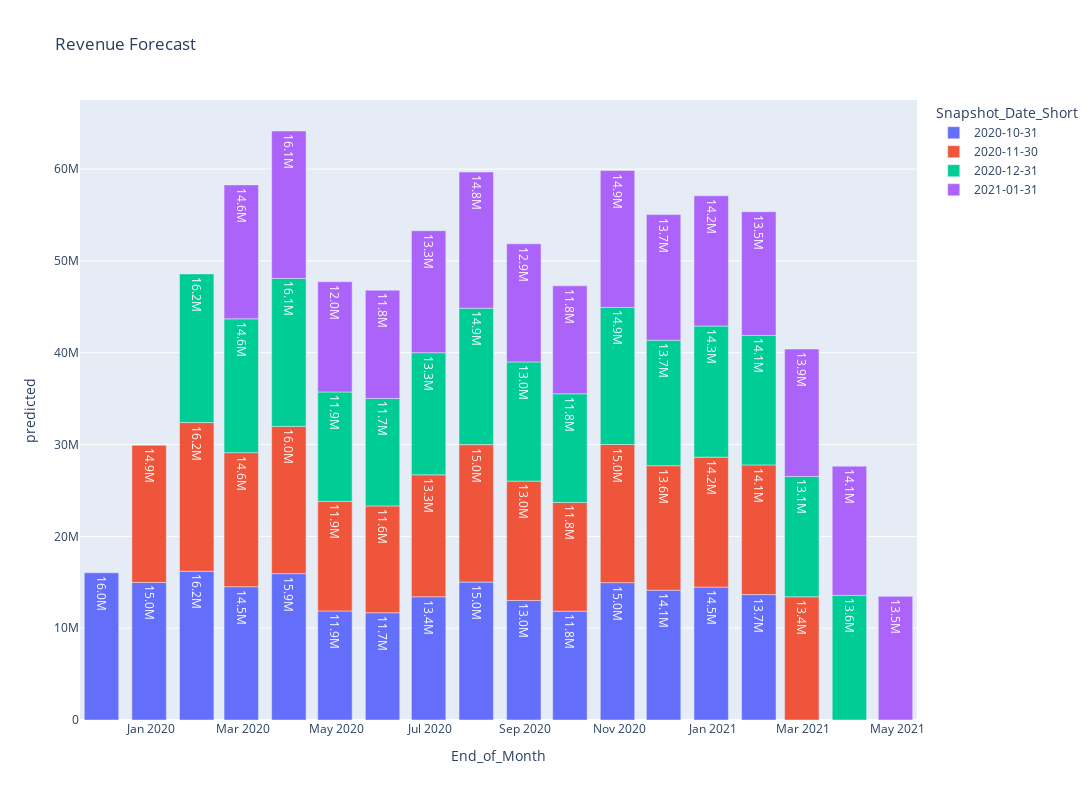

The notebook cell saved with this chart:
### Code cell
#!/usr/bin/python
# -*- coding: utf-8 -*-
import plotly.express as px
fig_width = 1600
fig_height = 800
df = df
x = 'End_of_Month'
y = 'predicted'
y1 = 'Pipeline'
y2 = 'Revenue'
color = 'Snapshot_Date_Short'
fig = px.bar(
    df,
    x=x,
    y=y,
    color=color,
    text=y,
    width=fig_width,
    height=fig_height,
    title='Revenue Forecast',
    )
fig.update_traces(texttemplate='%{text:.3s}', textposition='auto',
                  textfont_color='white')
fig.update_layout(uniformtext_minsize=8, uniformtext_mode='hide')
fig.show()

### Figure 1 — Plotly figure (JSON) as saved in the notebook; plotly's stock layout.template omitted (floating-point values rounded to 4 significant figures)
{"data": [{"alignmentgroup": "True", "hovertemplate": "Snapshot_Date_Short=2020-10-31<br>End_of_Month=%{x}<br>predicted=%{text}<extra></extra>", "legendgroup": "2020-10-31", "marker": {"color": "#636efa"}, "name": "2020-10-31", "offsetgroup": "2020-10-31", "orientation": "v", "showlegend": true, "text": [16031220, 14982057, 16200773, 14516188, 15944451, 11878016, 11682018, 13424601, 15020630, 13021126, 11849109, 14961452, 14140213, 14472413, 13659880], "textfont": {"color": "white"}, "textposition": "auto", "texttemplate": "%{text:.3s}", "type": "bar", "x": ["2019-11-30", "2019-12-31", "2020-01-31", "2020-02-29", "2020-03-31", "2020-04-30", "2020-05-31", "2020-06-30", "2020-07-31", "2020-08-31", "2020-09-30", "2020-10-31", "2020-11-30", "2020-12-31", "2021-01-31"], "xaxis": "x", "y": [16031220, 14982057, 16200773, 14516188, 15944451, 11878016, 11682018, 13424601, 15020630, 13021126, 11849109, 14961452, 14140213, 14472413, 13659880], "yaxis": "y"}, {"alignmentgroup": "True", "hovertemplate": "Snapshot_Date_Short=2020-11-30<br>End_of_Month=%{x}<br>predicted=%{text}<extra></extra>", "legendgroup": "2020-11-30", "marker": {"color": "#EF553B"}, "name": "2020-11-30", "offsetgroup": "2020-11-30", "orientation": "v", "showlegend": true, "text": [14933075, 16193042, 14603286, 16034164, 11926306, 11626718, 13281121, 14971415, 12998072, 11843840, 15042175, 13557439, 14155356, 14123085, 13418239], "textfont": {"color": "white"}, "textposition": "auto", "texttemplate": "%{text:.3s}", "type": "bar", "x": ["2019-12-31", "2020-01-31", "2020-02-29", "2020-03-31", "2020-04-30", "2020-05-31", "2020-06-30", "2020-07-31", "2020-08-31", "2020-09-30", "2020-10-31", "2020-11-30", "2020-12-31", "2021-01-31", "2021-02-28"], "xaxis": "x", "y": [14933075, 16193042, 14603286, 16034164, 11926306, 11626718, 13281121, 14971415, 12998072, 11843840, 15042175, 13557439, 14155356, 14123085, 13418239], "yaxis": "y"}, {"alignmentgroup": "True", "hovertemplate": "Snapshot_Date_Short=2020-12-31<br>End_of_Month=%{x}<br>predicted=%{text}<extra></extra>", "legendgroup": "2020-12-31", "marker": {"color": "#00cc96"}, "name": "2020-12-31", "offsetgroup": "2020-12-31", "orientation": "v", "showlegend": true, "text": [16188776, 14575966, 16112233, 11922867, 11710464, 13298642, 14851198, 12976840, 11837559, 14927589, 13659963, 14280746, 14098690, 13105550, 13569571], "textfont": {"color": "white"}, "textposition": "auto", "texttemplate": "%{text:.3s}", "type": "bar", "x": ["2020-01-31", "2020-02-29", "2020-03-31", "2020-04-30", "2020-05-31", "2020-06-30", "2020-07-31", "2020-08-31", "2020-09-30", "2020-10-31", "2020-11-30", "2020-12-31", "2021-01-31", "2021-02-28", "2021-03-31"], "xaxis": "x", "y": [16188776, 14575966, 16112233, 11922867, 11710464, 13298642, 14851198, 12976840, 11837559, 14927589, 13659963, 14280746, 14098690, 13105550, 13569571], "yaxis": "y"}, {"alignmentgroup": "True", "hovertemplate": "Snapshot_Date_Short=2021-01-31<br>End_of_Month=%{x}<br>predicted=%{text}<extra></extra>", "legendgroup": "2021-01-31", "marker": {"color": "#ab63fa"}, "name": "2021-01-31", "offsetgroup": "2021-01-31", "orientation": "v", "showlegend": true, "text": [14581622, 16057619, 12008936, 11788251, 13283140, 14833453, 12871370, 11752638, 14914985, 13686193, 14179135, 13477000, 13880067, 14073999, 13470097], "textfont": {"color": "white"}, "textposition": "auto", "texttemplate": "%{text:.3s}", "type": "bar", "x": ["2020-02-29", "2020-03-31", "2020-04-30", "2020-05-31", "2020-06-30", "2020-07-31", "2020-08-31", "2020-09-30", "2020-10-31", "2020-11-30", "2020-12-31", "2021-01-31", "2021-02-28", "2021-03-31", "2021-04-30"], "xaxis": "x", "y": [14581622, 16057619, 12008936, 11788251, 13283140, 14833453, 12871370, 11752638, 14914985, 13686193, 14179135, 13477000, 13880067, 14073999, 13470097], "yaxis": "y"}], "layout": {"barmode": "relative", "height": 800, "legend": {"title": {"text": "Snapshot_Date_Short"}, "tracegroupgap": 0}, "title": {"text": "Revenue Forecast"}, "uniformtext": {"minsize": 8, "mode": "hide"}, "width": 1600, "xaxis": {"anchor": "y", "domain": [0, 1], "title": {"text": "End_of_Month"}}, "yaxis": {"anchor": "x", "domain": [0, 1], "title": {"text": "predicted"}}}}
